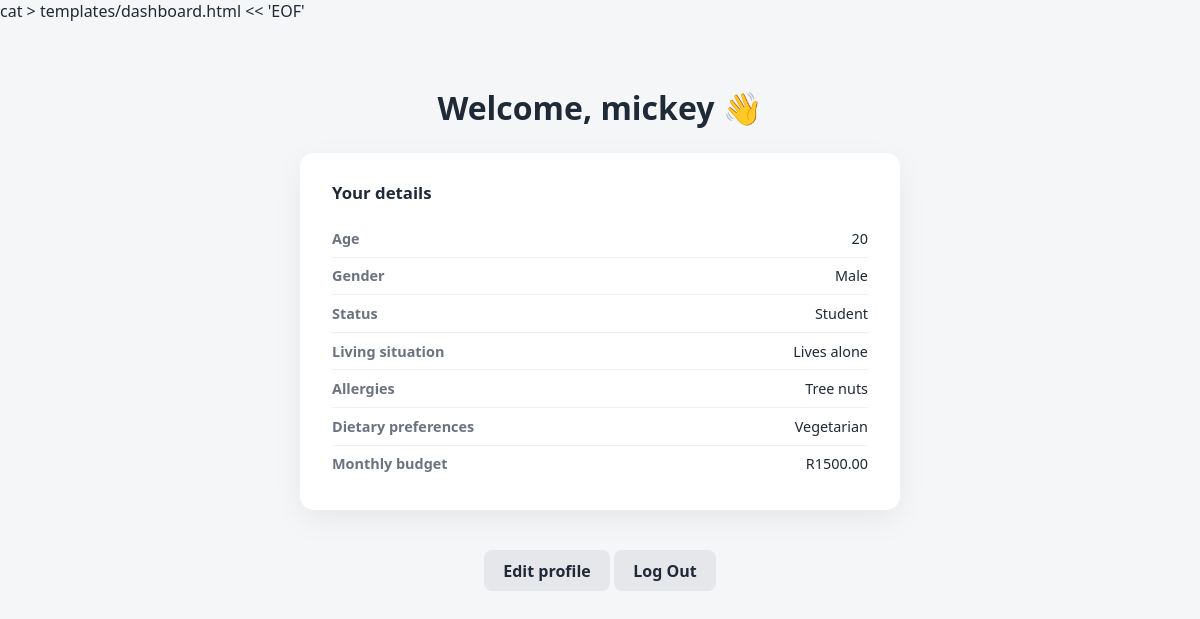
The app's page /dashboard (signed in) with its own data.
### app/models/user.py (models this page shows, shortened)
class User(UserMixin, db.Model):
    __tablename__ = "users"
    id = db.Column(db.Integer, primary_key=True)
    username = db.Column(db.String(80), unique=True, nullable=False)
    email = db.Column(db.String(120), unique=True, nullable=False)
    password_hash = db.Column(db.String(255), nullable=False)
    created_at = db.Column(db.DateTime, default=datetime.utcnow)

### app/models/profile.py (models this page shows)
class Profile(db.Model):
    __tablename__ = "profiles"
    id = db.Column(db.Integer, primary_key=True)
    user_id = db.Column(db.Integer, db.ForeignKey("users.id"), unique=True, nullable=False)
    age = db.Column(db.Integer, nullable=False)
    gender = db.Column(db.String(20), nullable=False)
    is_student = db.Column(db.Boolean, default=False)
    lives_alone = db.Column(db.Boolean, default=True)  # ignored/true when is_student is True
    monthly_budget = db.Column(db.Float)
    user = db.relationship("User", backref=db.backref("profile", uselist=False))
    household_members = db.relationship(
        "HouseholdMember", backref="profile", cascade="all, delete-orphan"
    )
    allergies = db.relationship(
        "Allergy", backref="profile", cascade="all, delete-orphan"
    )
    dietary_preferences = db.relationship(
        "DietaryPreference", backref="profile", cascade="all, delete-orphan"
    )

### app/routes/main.py (the view)
@main_bp.route("/dashboard")
@login_required
def dashboard():
    return render_template("dashboard.html", user=current_user)

### app/__init__.py (called while the page is built)
def create_app():
    app = Flask(__name__, template_folder="../templates", static_folder="../static")
    app.config.from_object("config.Config")
    db.init_app(app)
    login_manager.init_app(app)
    login_manager.login_view = "auth.login"
    login_manager.login_message_category = "warning"
    from app.models.user import User
    from app.models.profile import Profile, HouseholdMember, Allergy, DietaryPreference
    @login_manager.user_loader
    def load_user(user_id):
        return User.query.get(int(user_id))
    from app.routes.auth import auth_bp
    from app.routes.main import main_bp
    from app.routes.profile import profile_bp
    app.register_blueprint(auth_bp)
    app.register_blueprint(main_bp)
    app.register_blueprint(profile_bp)
    with app.app_context():
        db.create_all()  # creates budgetbite.db + tables on first run
    return app

### templates/dashboard.html (shortened to what this page needs)
{% extends "base.html" %}
{% block content %}
<div class="dashboard-wrapper">
  <h1>Welcome, {{ user.username }} 👋</h1>
  {% if user.profile %}
  <div class="details-card">
    <h2>Your details</h2>
    <div class="details-row">
      <span class="details-label">Age</span>
      <span>{{ user.profile.age }}</span>
    </div>
    <div class="details-row">
      <span class="details-label">Gender</span>
      <span>{{ user.profile.gender|capitalize }}</span>
    </div>
    <div class="details-row">
      <span class="details-label">Status</span>
      <span>{% if user.profile.is_student %}Student{% else %}Adult{% endif %}</span>
    </div>
    <div class="details-row">
      <span class="details-label">Living situation</span>
      <span>{% if user.profile.lives_alone %}Lives alone{% else %}Lives with others{% endif %}</span>
    </div>
    <div class="details-row">
      <span class="details-label">Allergies</span>
      <span>
        {% if user.profile.allergies %}
          {{ user.profile.allergies|map(attribute='name')|join(', ') }}
        {% else %}
          None listed
        {% endif %}
      </span>
    </div>
    <div class="details-row">
      <span class="details-label">Dietary preferences</span>
      <span>
        {% if user.profile.dietary_preferences %}
          {{ user.profile.dietary_preferences|map(attribute='name')|join(', ') }}
        {% else %}
          None listed
        {% endif %}
      </span>
    </div>
    <div class="details-row">
      <span class="details-label">Monthly budget</span>
      <span>{% if user.profile.monthly_budget %}R{{ "%.2f"|format(user.profile.monthly_budget) }}{% else %}Not set{% endif %}</span>
    </div>
  </div>
  {% endif %}
  <a href="{{ url_for('profile.setup') }}" class="btn-secondary">Edit profile</a>
  <a href="{{ url_for('auth.logout') }}" class="btn-secondary">Log Out</a>
</div>
{% endblock %}

### templates/base.html (shortened to what this page needs)
<!DOCTYPE html>
<html lang="en">
<head>
  <link rel="stylesheet" href="{{ url_for('static', filename='css/style.css') }}">
</head>
<body>
  <main>
    {% block content %}{% endblock %}
  </main>
</body>
</html>

### static/css/style.css (style rules this page uses)
* { box-sizing: border-box; margin: 0; padding: 0; }
body { font-family: 'Segoe UI', system-ui, sans-serif; background: #f4f6f8; color: #1f2937; min-height: 100vh; }
.btn-secondary { display: inline-block; margin-top: 1rem; padding: 0.6rem 1.2rem; background: #e5e7eb; color: #1f2937; text-decoration: none; border-radius: 8px; font-weight: 600; }
.dashboard-wrapper { max-width: 600px; margin: 4rem auto; text-align: center; }
.details-card { background: #ffffff; border-radius: 14px; box-shadow: 0 10px 30px rgba(0, 0, 0, 0.06); padding: 1.75rem 2rem; margin: 1.5rem 0; text-align: left; }
.details-card h2 { font-size: 1.05rem; margin-bottom: 1rem; }
.details-row { display: flex; justify-content: space-between; gap: 1rem; padding: 0.55rem 0; border-bottom: 1px solid #f0f1f3; font-size: 0.9rem; }
.details-row:last-child { border-bottom: none; }
.details-label { color: #6b7280; font-weight: 600; }

### records on screen
User: username "mickey"
Profile: profile.age "20", profile.gender "Male", profile.monthly_budget "1500.00"

### other values on screen
{{ user.profile.allergies|map(attribute='name')|join(', ') }} "Tree nuts"
{{ user.profile.dietary_preferences|map(attribute='name')|join(', ') }} "Vegetarian"
